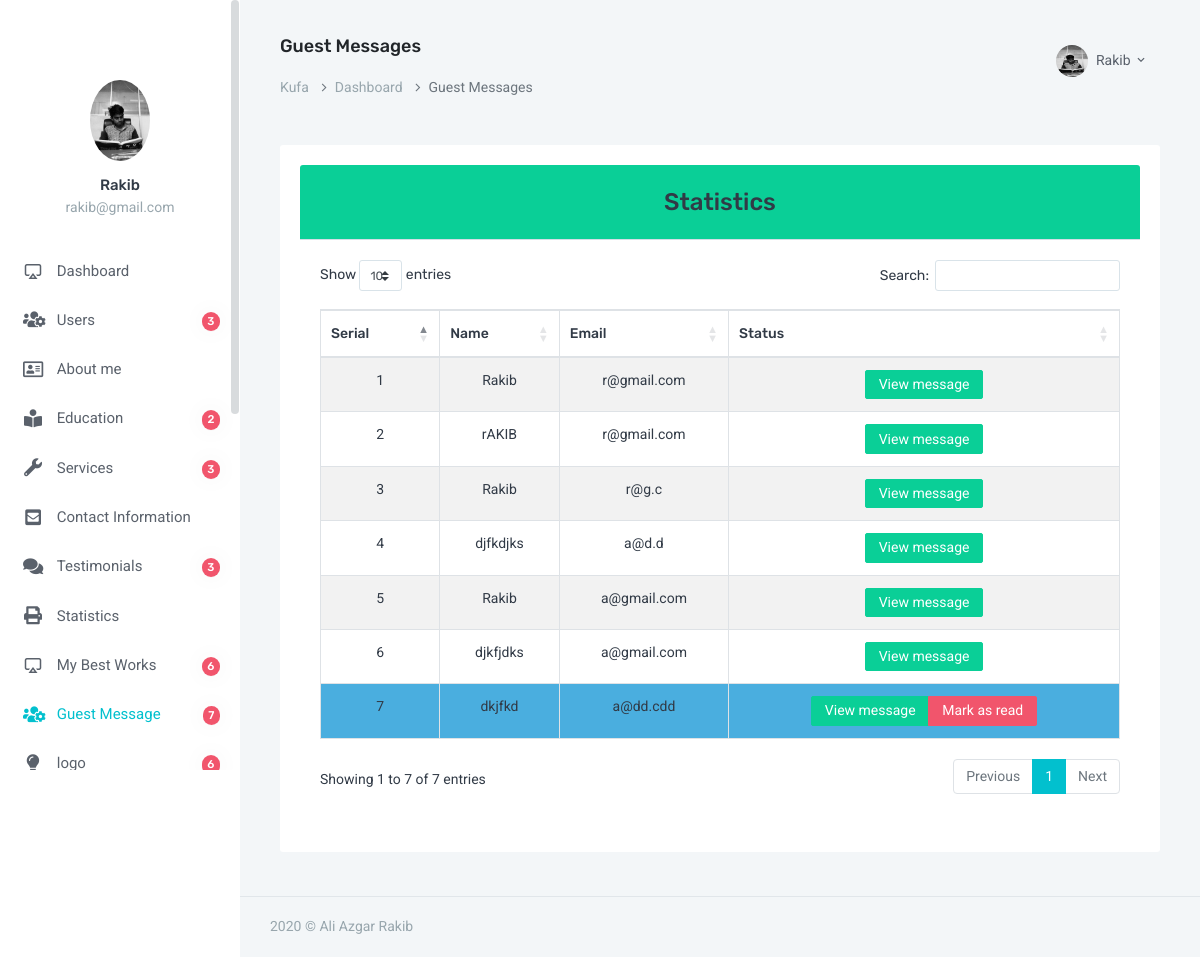
Page /admin/all_guest_message.php (signed in) on the committed database.
### tables this page shows
CREATE TABLE `users` (
  `id` int(3) NOT NULL,
  `fname` varchar(100) NOT NULL,
  `email` varchar(100) NOT NULL,
  `password` varchar(255) NOT NULL,
  `status` int(1) NOT NULL DEFAULT 1,
  `photo` varchar(100) NOT NULL DEFAULT 'default.png'
);

CREATE TABLE `guest_messages` (
  `id` int(11) NOT NULL,
  `name` varchar(100) NOT NULL,
  `email` varchar(80) NOT NULL,
  `message` text NOT NULL,
  `status` int(11) NOT NULL DEFAULT 1
);

### admin/all_guest_message.php (the view, shortened to what this page needs)
<?php
$title = "Guest Messages";
require_once "header.php";
require_once "db.php";
$result = $dbcon -> query('SELECT * FROM guest_messages');
?>
<div class="card text-dark mb-3">
		<div class="card-header bg-success text-center"><h3>Statistics</h3></div>
		  <div class="card-body">
						<table id="example" class="table table-bordered table-striped text-center mx-auto" >
							<thead>
								<tr>
									<th>Serial</th>
									<th>Name</th>
									<th>Email</th>
									<th>Status</th>
								</tr>
							</thead>
							<tbody>
							<?php
							$serial = 1;
							foreach($result as $row){ ?>
								<tr class="<?=$row['status']==1?'bg-info':''?>">
									<td><?=$serial++?></td>
									<td><?=$row['name']?></td>
									<td><?=$row['email']?></td>
									<td>
										<div class="btn-group">
											<a class="btn btn-sm btn-success" href="view.php?id=<?=base64_encode($row['id'])?>">View message</a>
											<?php if($row['status']==1){ ?>
											<a class="btn btn-sm btn-danger" href="mark_as_read.php?id=<?=base64_encode($row['id'])?>">Mark as read</a>
										<?php } ?>
										</div>
									</td>
								</tr>
							<?php } ?>
							</tbody>
						</table>
					</div>
				</div>
<?php
    require_once "footer.php";
?>

### admin/header.php (shortened to what this page needs)
<?php require_once "db.php"; ?>
<!doctype html>
<html lang="en">
<head>
        <link rel="stylesheet" href="https://cdnjs.cloudflare.com/ajax/libs/twitter-bootstrap/4.1.3/css/bootstrap.css">
        <link rel="stylesheet" href="https://cdn.datatables.net/1.10.20/css/dataTables.bootstrap4.min.css">
        <link href="assets/css/bootstrap.min.css" rel="stylesheet" type="text/css" />
        <link href="assets/css/icons.css" rel="stylesheet" type="text/css" />
        <link rel="stylesheet" href="../front_end_assets/css/fontawesome-all.min.css">
        <link href="assets/css/metismenu.min.css" rel="stylesheet" type="text/css" />
        <link href="assets/css/style.css" rel="stylesheet" type="text/css" />
    </head>
    <body>
        <div id="wrapper">
            <div class="left side-menu">
                <div class="slimscroll-menu" id="remove-scroll">
                    <div class="user-box">
                        <div class="user-img">
                <?php
                    $email_for_photo = $_SESSION['user_email'];
                    $query_for_photo = $dbcon->query( "SELECT photo FROM users WHERE email='$email_for_photo'");
                    $photo_from_db   = $query_for_photo -> fetch_assoc();
                 ?>
                            <img src="image/users/<?=$photo_from_db['photo']?>" alt="user-img" title="Mat Helme" class="rounded-circle img-fluid">
                        </div>
                        <h5><a href="#"><?= $_SESSION['user_name']?></a> </h5>
                        <p class="text-muted"><?=$_SESSION['user_email']?></p>
                    </div>
                    <div id="sidebar-menu">
                        <ul class="metismenu" id="side-menu">
                            <li>
                                <a href="index.php">
                                    <i class="fi-air-play"></i> <span> Dashboard </span>
                                </a>
                            </li>
                            <li>
                                <a href="users.php"><i class="fas fa-users-cog"></i>
                                    <span class="badge badge-danger badge-pill float-right">
                                        <?php
                                        $result = $dbcon->query("SELECT COUNT(*) AS total_users FROM users");
                                        $row = $result->fetch_assoc();
                                        echo $row['total_users'];
                                        ?>
                                    </span>
                                    <span> Users </span>
                                </a>
                            </li>
                            <li>
                                <a href="javascript: void(0);"><i class="far fa-address-card"></i>  <span> About me </span></a>
                            </li>
                            <li>
                                <a href="javascript: void(0);"><i class="fas fa-book-reader"></i>
                                    <span class="badge badge-danger badge-pill float-right">
                                        <?php
                                        $education_result = $dbcon->query("SELECT COUNT(*) AS total_field FROM education_informations");
                                        $education_row = $education_result->fetch_assoc();
                                        echo $education_row['total_field'];
                                        ?>
                                    </span>
                                <span> Education </span></a>
                            </li>
                            <li>
                                <a href="javascript: void(0);"><i class="fas fa-wrench"></i>
                                    <span class="badge badge-danger badge-pill float-right">
                                        <?php
                                        $services_result = $dbcon->query("SELECT COUNT(*) AS total_field FROM services");
                                        $services_row = $services_result->fetch_assoc();
                                        echo $services_row['total_field'];
                                        ?>
                                    </span>
                                    <span> Services </span></a>
                            </li>
                            <li>
                                <a href="javascript: void(0);"><i class="fas fa-envelope-square"></i> <span> Contact Information</span></a>
                            </li>
                            <li>
                                <a href="javascript: void(0);"><i class="fas fa-comments"></i>
                                    <span class="badge badge-danger badge-pill float-right">
                                        <?php
                                        $testimonial_result = $dbcon->query("SELECT COUNT(*) AS total_field FROM testimonials");
                                        $testimonial_row = $testimonial_result->fetch_assoc();
                                        echo $testimonial_row['total_field'];
                                        ?>
                                    </span>
                                    <span> Testimonials</span></a>
                            </li>
                            <li>
                                <a href="javascript: void(0);"><i class="fas fa-print"></i><span> Statistics</span></a>
                            </li>
                            <li>
                                <a href="javascript: void(0);"><i class="fi-air-play"></i>
                                    <span class="badge badge-danger badge-pill float-right">
                                        <?php
                                        $best_works_result = $dbcon->query("SELECT COUNT(*) AS total_field FROM my_best_works");
                                        $best_works_row = $best_works_result->fetch_assoc();
                                        echo $best_works_row['total_field'];
                                        ?>
                                    </span>
                                    <span> My Best Works</span></a>
                            </li>
                            <li>
                                <a href="all_guest_message.php">
                                    <i class="fas fa-users-cog"></i>
                                    <span class="badge badge-danger badge-pill float-right">
                                        <?php
                                        $guest_message_result = $dbcon->query("SELECT COUNT(*) AS total_field FROM guest_messages");
                                        $guest_message_row = $guest_message_result->fetch_assoc();
                                        echo $guest_message_row['total_field'];
                                        ?>
                                    </span>
                                     <span> Guest Message</span>
                                </a>
                            </li>
                            <li>
                                <a href="javascript: void(0);"><i class="fas fa-lightbulb"></i>
                                    <span class="badge badge-danger badge-pill float-right">
                                        <?php
                                        $logo_result = $dbcon->query("SELECT COUNT(*) AS total_field FROM logo");
                                        $logo_row = $logo_result->fetch_assoc();
                                        echo $logo_row['total_field'];
                                        ?>
                                    </span>
                                    <span> logo</span></a>
                            </li>
                        </ul>
                    </div>
                </div>
            </div>
            <div class="content-page">
                <div class="topbar">
                    <nav class="navbar-custom">
                        <ul class="list-unstyled topbar-right-menu float-right mb-0">
                            <li class="dropdown notification-list">
                                <a class="nav-link dropdown-toggle nav-user" data-toggle="dropdown" href="#" role="button"
                                   aria-haspopup="false" aria-expanded="false">
                                    <img src="image/users/<?=$photo_from_db['photo']?>" alt="user" class="rounded-circle"> <span class="ml-1"><?=$_SESSION['user_name']?> <i class="mdi mdi-chevron-down"></i> </span>
                                </a>
                            </li>
                        </ul>
                        <ul class="list-inline menu-left mb-0">
                            <li>
                                <h4 class="page-title-main"><?=$title?></h4>
                                <ol class="breadcrumb">
                                    <li class="breadcrumb-item"><a href="../index.php">Kufa</a></li>
                                    <li class="breadcrumb-item"><a href="index.php">Dashboard</a></li>
                                    <li class="breadcrumb-item active"><?=$title?></li>
                                </ol>
                            </li>
                        </ul>
                    </nav>
                </div>
                <div class="content">
                    <div class="container-fluid">
                        <div class="row">
                            <div class="col-12">
                                <div class="card-box">

### rows in the picture
users: photo (picture)
guest_messages: name "Rakib", email "r@gmail.com"
guest_messages: name "rAKIB", email "r@gmail.com"
guest_messages: name "Rakib", email "r@g.c"
guest_messages: name "djfkdjks", email "a@d.d"
guest_messages: name "Rakib", email "a@gmail.com"
guest_messages: name "djkfjdks", email "a@gmail.com"
guest_messages: name "dkjfkd", email "a@dd.cdd"

### other values in the picture
$_SESSION['user_name'] "Rakib"
$_SESSION['user_email'] "rakib@gmail.com"
$row['total_users'] "3"
$education_row['total_field'] "2"
$services_row['total_field'] "3"
$testimonial_row['total_field'] "3"
$best_works_row['total_field'] "6"
$guest_message_row['total_field'] "7"
$logo_row['total_field'] "6"
$title "Guest Messages"
